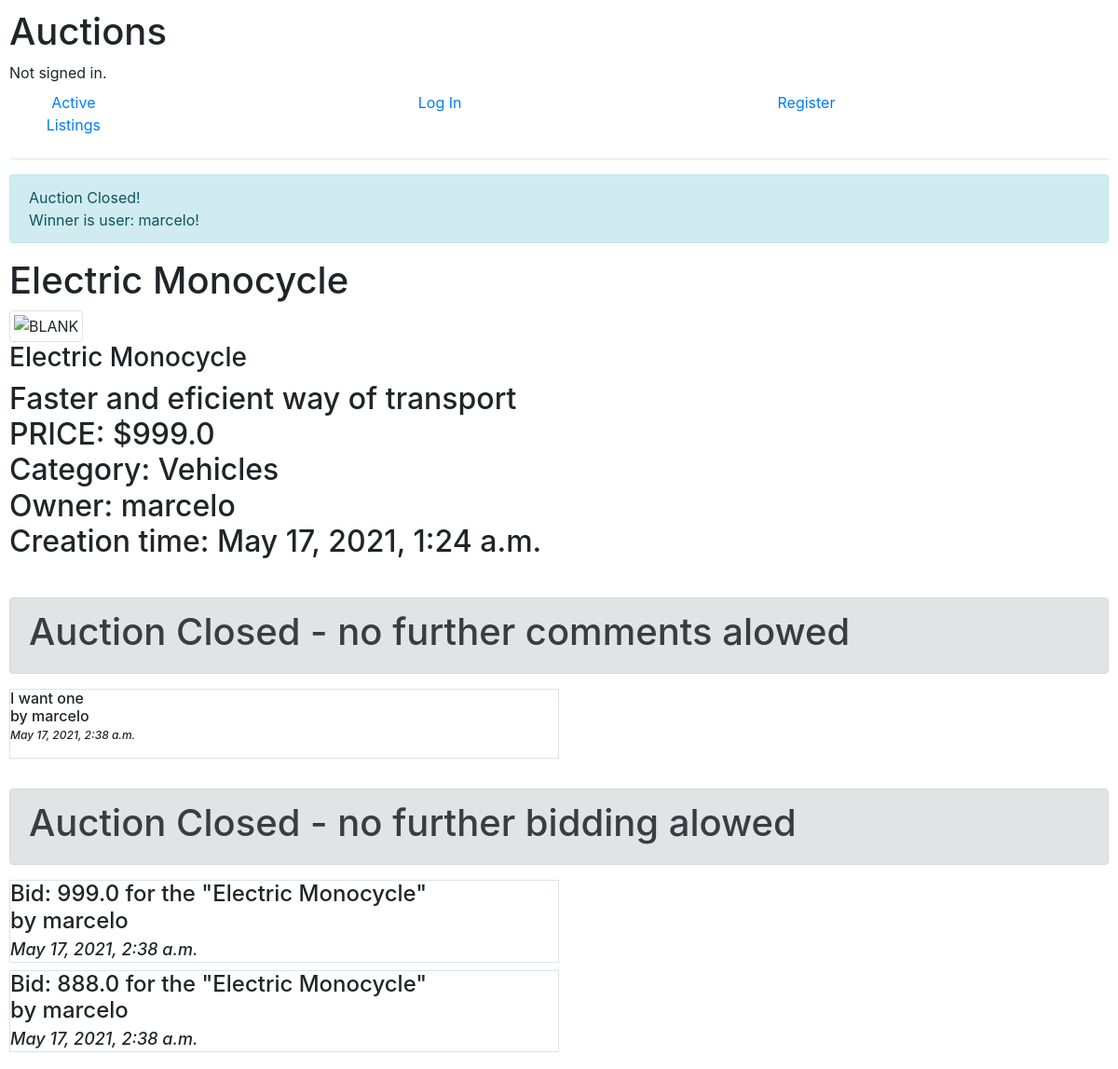
The app's page /auctions/2, older data.
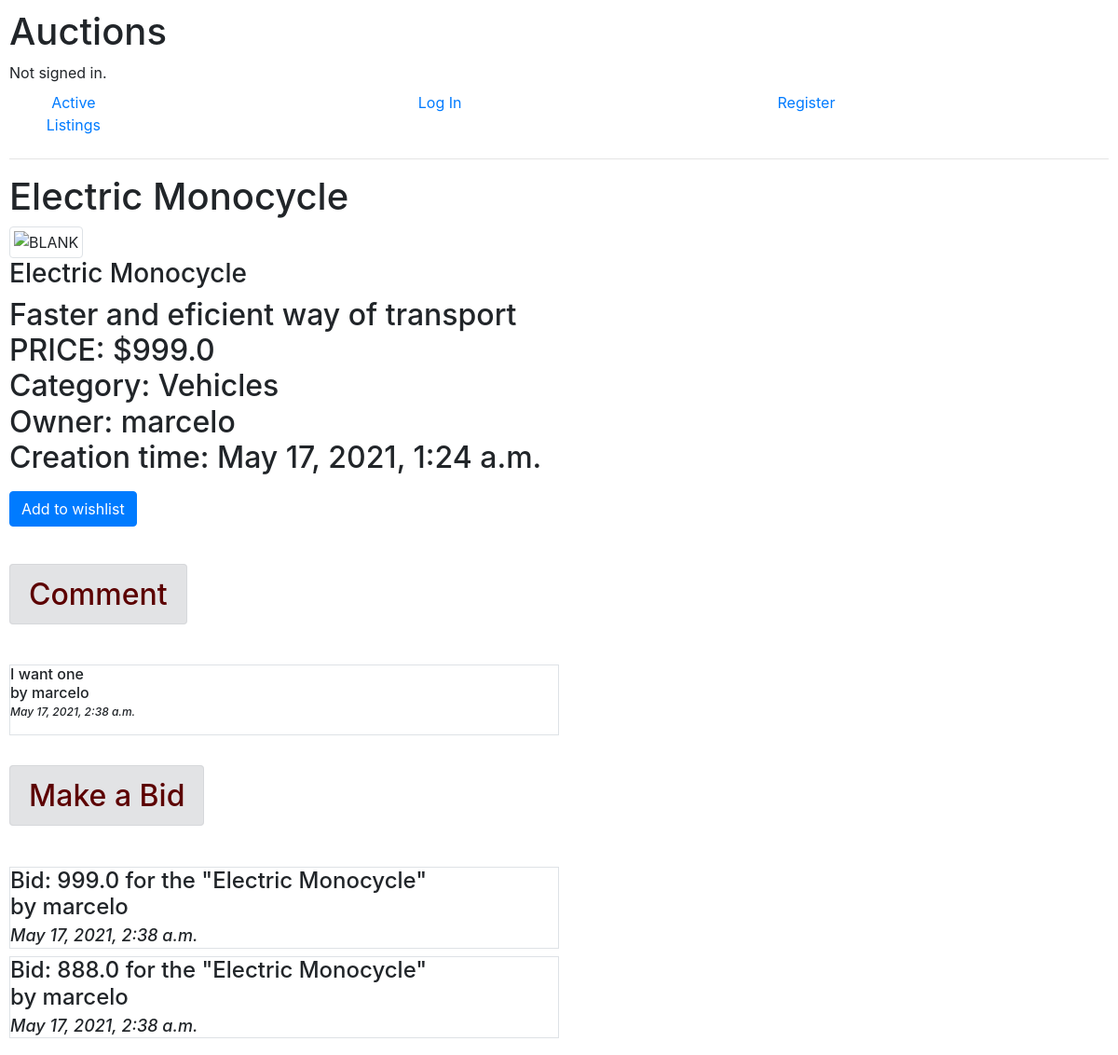
The same page, newer data.
### auctions/models.py (models this page shows, shortened)
class AuctionListing(models.Model):
    title = models.CharField(max_length=64)
    descript = models.CharField(max_length=128)
    image = models.URLField()
    category = models.ForeignKey(
        Category, on_delete=models.CASCADE, related_name="auctioncategory")
    price = models.FloatField(blank=0.0, default=1.0)
    datecreate = models.DateTimeField(auto_now_add=True)
    userauction = models.CharField(
        max_length=64)
    openess = models.BooleanField(default=True)
    winner = models.CharField(max_length=64, default="")
    datefinished = models.DateTimeField(auto_now=True)
    class Meta:
        ordering = ['title']

class Category(models.Model):
    categoryname = models.CharField(max_length=32)
    categoryimage = models.URLField(
        blank=True, default='blank')
    def __str__(self):
        return f"{self.categoryname}"

class Comments(models.Model):
    commentarea = models.CharField(
        max_length=256, blank="", default="")
    auction = models.ForeignKey(
        AuctionListing, on_delete=models.CASCADE, related_name="auctioncomment", default="default")
    usercomment = models.ForeignKey(
        User, on_delete=models.CASCADE, related_name="usercomment")
    datecreate = models.DateTimeField(auto_now_add=True)

class User(AbstractUser):
    userwishes = models.ManyToManyField(
        AuctionListing, through='UserWishlist', default=None)

class Bids(models.Model):
    bid = models.FloatField(blank=0.0)
    auction = models.ForeignKey(
        AuctionListing, on_delete=models.CASCADE, related_name="auctionbid", default=1.1)
    userbid = models.ForeignKey(
        User, on_delete=models.CASCADE, related_name="userbid")
    datecreate = models.DateTimeField(auto_now_add=True)

### auctions/views.py (the view)
# urls.py: path("auctions/<int:auction_id>", views.display, name="auctiondisplay"),
def display(request, auction_id):
    auctiondisplay = AuctionListing.objects.get(pk=auction_id)
    auctiondisplayall = AuctionListing.objects.all()
    commentsdisplayall = Comments.objects.all()
    bidsall = Bids.objects.all()
    wishlists = UserWishlist.objects.all()
    onwithlist = True
    endauction = False
    if request.user.is_authenticated:
        if wishlists.filter(auctions=auctiondisplay, users=request.user):
            onwithlist = False
        if auctiondisplay.userauction == request.user.username:
            endauction = True
    return render(request, "auctions/auctiondisplay.html", {
        "auctiondisplay": auctiondisplay,
        "auctiondisplayall": auctiondisplayall,
        "bidsall": reversed(bidsall.all()),
        "BidsForm": BidsForm(),
        "comment": CommentsForm(),
        "commentsall": reversed(commentsdisplayall),
        "wishlists": wishlists,
        "onwithlist": onwithlist,
        "endauction": endauction,
    })

### auctions/views.py
class BidsForm(ModelForm):
    class Meta:
        model = Bids
        exclude = ['userbid', 'auction', 'datecreate']

class CommentsForm(ModelForm):
    class Meta:
        model = Comments
        exclude = ['auction', 'usercomment', 'datecreate']

### auctions/templates/auctions/auctiondisplay.html (shortened to what this page needs)
{% extends "auctions/layout.html" %}
{% block body %}
{% if auctiondisplay.openess == False %}
<div class="alert alert-info" role="alert">
    Auction Closed!
    {% if auctiondisplay.winner == user.username %}
    <div class="alert alert-info" role="alert">
        <h2>You {{user.username}} is THE WINNER!</h2>
    </div>
    {% elif auctiondisplay.winner == "No Winner" %}
    <br>No Winner.
    {% else %}
    <br>Winner is user: {{auctiondisplay.winner}}!
    {% endif %}
</div>
{% endif %}
<h1>{{auctiondisplay.title}}</h1>
<div>
    <img src="{{auctiondisplay.image}}" class="img-fluid img-thumbnail" style="max-width: 35%;" alt="BLANK">
    <h3>{{auctiondisplay.title}}</h3>
    <h2>
        <p>{{auctiondisplay.descript}}<br>PRICE: ${{auctiondisplay.price}}<br>Category: {{auctiondisplay.category}}
            <br>Owner: {{auctiondisplay.userauction}} <br>Creation time: {{auctiondisplay.datecreate}}
        </p>
    </h2>
    {% if onwithlist and auctiondisplay.openess %}
    <p>
    <form action="{% url 'wishlist' auctiondisplay.id  %}" method="POST">
        <input class="btn btn-primary" type="submit" value="Add to wishlist">
    </form>
    </p>
    {% endif %}
    {% if user.id and auctiondisplay.openess %}
    <form action="{% url 'newcomment' auctiondisplay.id  %}" method="POST">
        {% csrf_token %}
        <div>{{comment.commentarea}}
            <input type="submit" class="btn btn-primary" value="Comment">
        </div>
    </form>
    {% elif auctiondisplay.openess == False %}
    <br>
    <div class="alert alert-secondary" role="alert">
        <h1>Auction Closed - no further comments alowed</h1>
    </div>
    {% else %}
    <h2>
        <p><br><a class="alert alert-secondary" href="{% url 'login' %}" style="color: rgb(92, 0, 0);">Comment</a>
    </h2><br>
    {% endif %}
    {% for comm in commentsall %}
    {% if comm.auction == auctiondisplay %}
    <h6 class="border" style="max-width: 50%;">
        <p> {{ comm.commentarea }} <br> by {{ comm.usercomment }}
            <br>
            <cite style="font-size: 75%;">{{ comm.datecreate }}</cite>
        </p>
    </h6>
    {% endif %}
    {% endfor %}
</div>
<div>
    {% if user.id and auctiondisplay.openess %}
    <form action="{% url 'newbiding' auctiondisplay.id %}" method="POST">
        {% csrf_token %}
        {{ BidsForm.bid }}
        <input type="submit" class="btn btn-primary" value="bid">
    </form>
    {% elif auctiondisplay.openess == False %}
    <br>
    <div class="alert alert-secondary" role="alert">
        <h1>Auction Closed - no further bidding alowed</h1>
    </div>
    {% else %}
    <h2>
        <p><br><a class="alert alert-secondary" href="{% url 'login' %}" style="color: rgb(92, 0, 0);">Make a
                Bid</a>
    </h2><br>
    {% endif %}
    {% for bids in bidsall %}
    {% if bids.auction.id == auctiondisplay.id %}
    <h4 class="border" style="max-width: 50%;">Bid: {{bids.bid}} for the "{{bids.auction.title}}" <br>
        by {{bids.userbid}}
        <br><cite style="font-size: 75%;">{{ bids.datecreate }}</cite>
    </h4>
    {% endif %}
    {% endfor %}
</div>
{% endblock %}

### auctions/templates/auctions/layout.html (shortened to what this page needs)
{% load static %}
<!DOCTYPE html>
<html lang="en">
<head>
    <link rel="stylesheet" href="https://stackpath.bootstrapcdn.com/bootstrap/4.4.1/css/bootstrap.min.css"
>
    <link href="{% static 'auctions/styles.css' %}" rel="stylesheet">
</head>
<body>
    <h1>Auctions</h1>
    <div>
        {% if user.is_authenticated %}
        Signed in as <strong>{{ user.username }}</strong>.
        {% else %}
        Not signed in.
        {% endif %}
    </div>
    <ul class="nav nav-justified">
        <li class="nav-item">
            <a class="nav-link" href="{% url 'index' %}">Active Listings</a>
        </li>
        {% if user.is_authenticated %}
        <li class="nav-item"> <a class="nav-link" href="{% url 'wishlistpage' %}">Wishlist</a>
        </li>
        <li class="nav-item">
            <a class="nav-link" href="{% url 'logout' %}">Log Out</a>
        </li>
        {% else %}
        <li class="nav-item">
            <a class="nav-link" href="{% url 'login' %}">Log In</a>
        </li>
        <li class="nav-item">
            <a class="nav-link" href="{% url 'register' %}">Register</a>
        </li>
        {% endif %}
    </ul>
    <hr>
    {% block body %}
    {% endblock %}
</body>
</html>

### auctions/static/auctions/styles.css (style rules this page uses)
body { padding: 10px; }
a { max-width: 35%; }

Row changes from the older to the newer data that the page shows:
changed AuctionListing "Electric Monocycle": openess False → True (drawn); winner "marcelo" → (not shown)
Text that changed along with them:
form field value: (not shown) → "Add to wishlist"
text no longer shown: "Auction Closed! Winner is user: ! Auction Closed - no further comments alowed Auction Closed - no further bidding alowed"
text now shown: "Comment Make a Bid"
